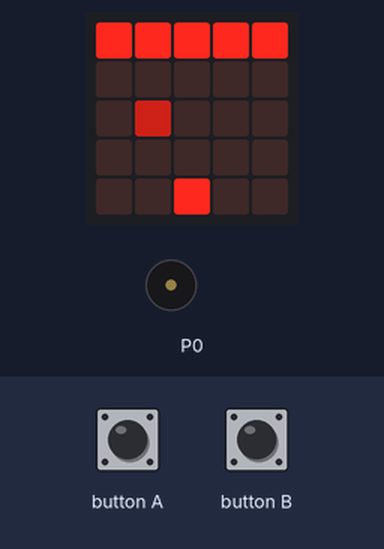
The program below on a simulated BBC micro:bit running MicroPython. Shown: the board's 5×5 LED display, buzzer (waves = sounding). The test bench sets the inputs (shaded band). Random numbers come from a fixed seed; the 48×5 strip is a reading aid, not a part: it shows the text the display is scrolling, unrolled, one strip-width of it at a time.

Above: at 1.4 s.
1.5 s: button A pressed for 0.15 s
At 2.2 s:
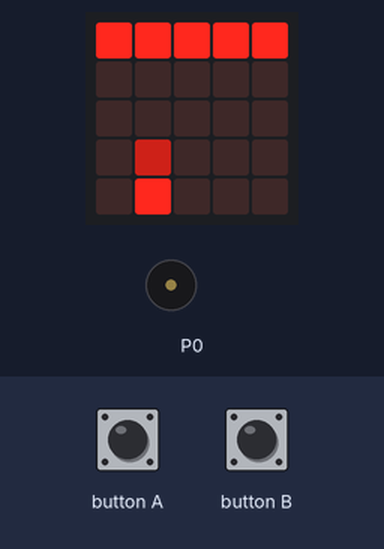
4.6 s: button B pressed for 0.15 s
At 5.2 s:
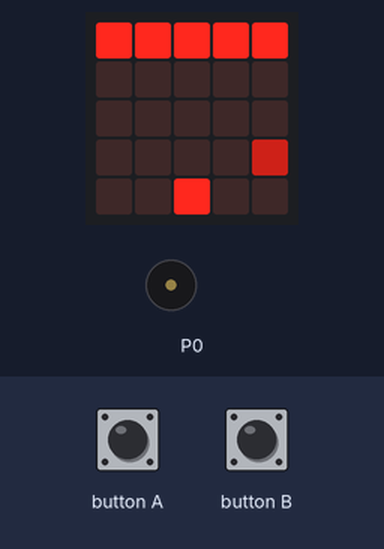
7.7 s: button B pressed for 1 s
At 8.4 s:
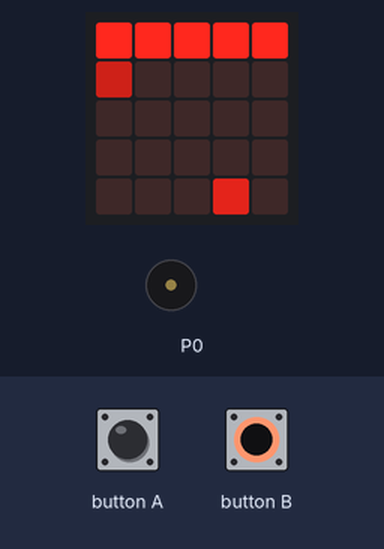
11.7 s: button A pressed for 1 s
At 12.4 s:
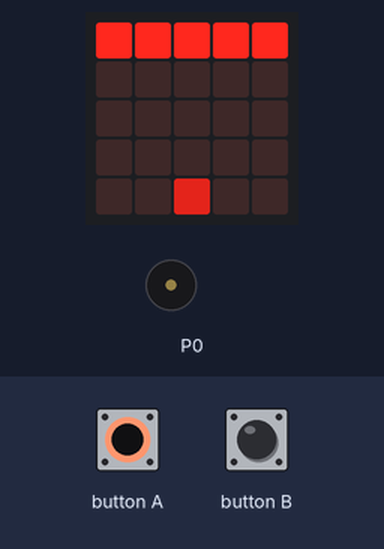
13.3 s: button B pressed for 0.15 s
At 14.6 s:
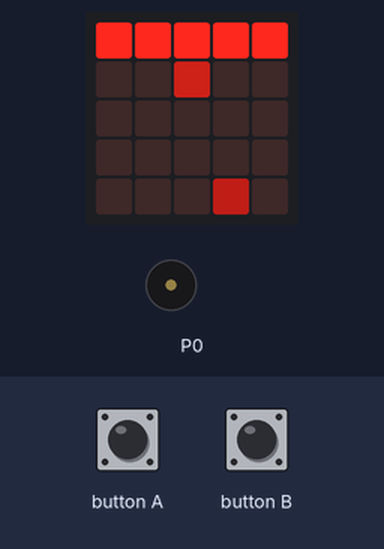
16.4 s: button A pressed for 0.15 s
At 19.1 s:
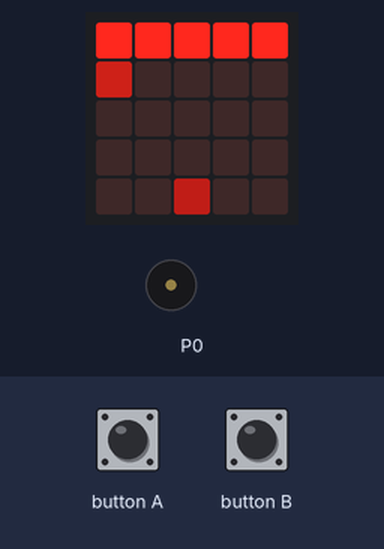
Timing chart, 0 to 25.0 s (numbered marks = the images above; inputs shaded):
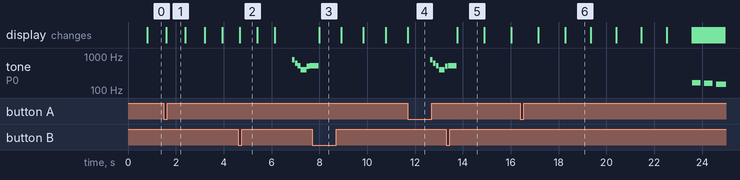

Measured:
- by itself, tone on P0: plays 165 Hz for 0.36 s, 156 Hz for 0.36 s, 147 Hz for 0.41 s
- what the display in image 5 shows lasts 1.1 s, from 13.8 s to 14.9 s

The program:

nuggetship.py
```python
from microbit import display, button_a, button_b, sleep, Image
import random
import music

def new_nugget():
    global nugget_x, nugget_y
    nugget_x = random.randint(0, 4)
    nugget_y = 0

def new_game():
    global player_x, score, speed, life
    display.show(Image("99999"))
    player_x = 2
    score = 0
    speed = 800
    life = 3
    new_nugget()

new_game()

# main loop
while True:
    # player moving left/right
    if button_a.was_pressed():
        if not (player_x == 0):
            player_x = player_x-1
    if button_b.was_pressed():
        if not (player_x == 4):
            player_x = player_x+1
    # show player
    for x in range(5):
        display.set_pixel(x, 4, 0)
    display.set_pixel(player_x, 4, 3 * life)
    # nugget falling
    nugget_y = nugget_y + 1
    # show nugget
    if nugget_y < 5:
        if nugget_y > 1:
            display.set_pixel(nugget_x, nugget_y - 1, 0)
        display.set_pixel(nugget_x, nugget_y, 4)
    sleep(speed)
    # nugget end
    if nugget_y == 5:
        life = life - 1
        if life == 0:
            music.play(music.WAWAWAWAA, wait=False)
            display.scroll("GAME OVER", delay=40)
            display.show(score)
            sleep(2000)
            new_game()
        else:
            music.play(music.POWER_DOWN)
            speed = speed + 200
            new_nugget()
    elif nugget_y == 4 and nugget_x == player_x:
        score = score + 1
        if speed > 250:
            speed = speed - 70
        new_nugget()
```
